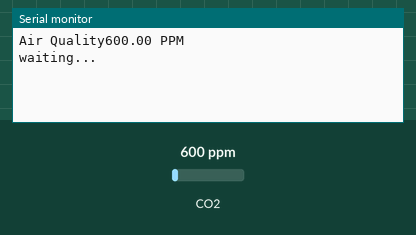
Bench run of a sketch on a simulated Arduino Uno, built with avr-gcc and run on an emulated ATmega328P. Shown: the last lines printed to the serial monitor. The inputs (shaded band) are chosen by the test bench; at power-on: CO2 600 ppm.

Above: at 3.2 s.
3.3 s: CO2 set to 452 ppm
At 5.5 s:
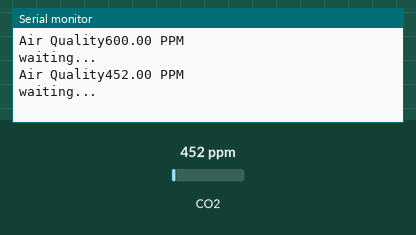
6.0 s: CO2 set to 1050 ppm
At 7.1 s:
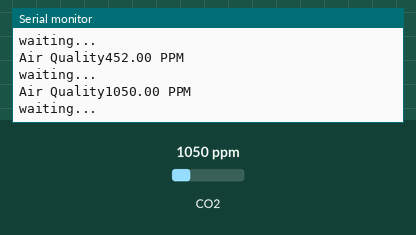
Timing chart, 0 to 9.0 s (numbered marks = the images above; inputs shaded):
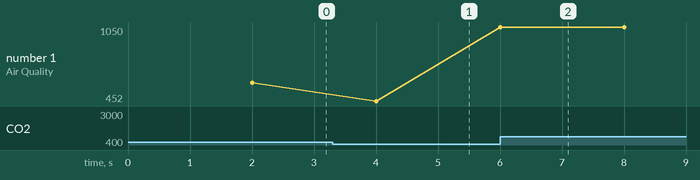

The sketch:

MQ135.ino
```cpp
#include "MQ135.h"
#define SENSOR 32
void setup() {
  Serial.begin(9600);

  delay(2000);
}

void loop() {
  MQ135 gasSensor = MQ135(SENSOR);
  float air_quality = gasSensor.getPPM();
  Serial.print("Air Quality");
  Serial.print(air_quality);
  Serial.println(" PPM");
  Serial.println();
  Serial.println("waiting...");
  delay(2000);
}
```

Measured:
- after the input at 3.3 s, the serial monitor: prints a new line after 0.70 s (image 1)
- after the input at 6.0 s, the serial monitor: prints a new line at once (image 2)
- plotted number 1: 600 → 452 after the input at 3.3 s, 452 → 1050 after the input at 6.0 s
